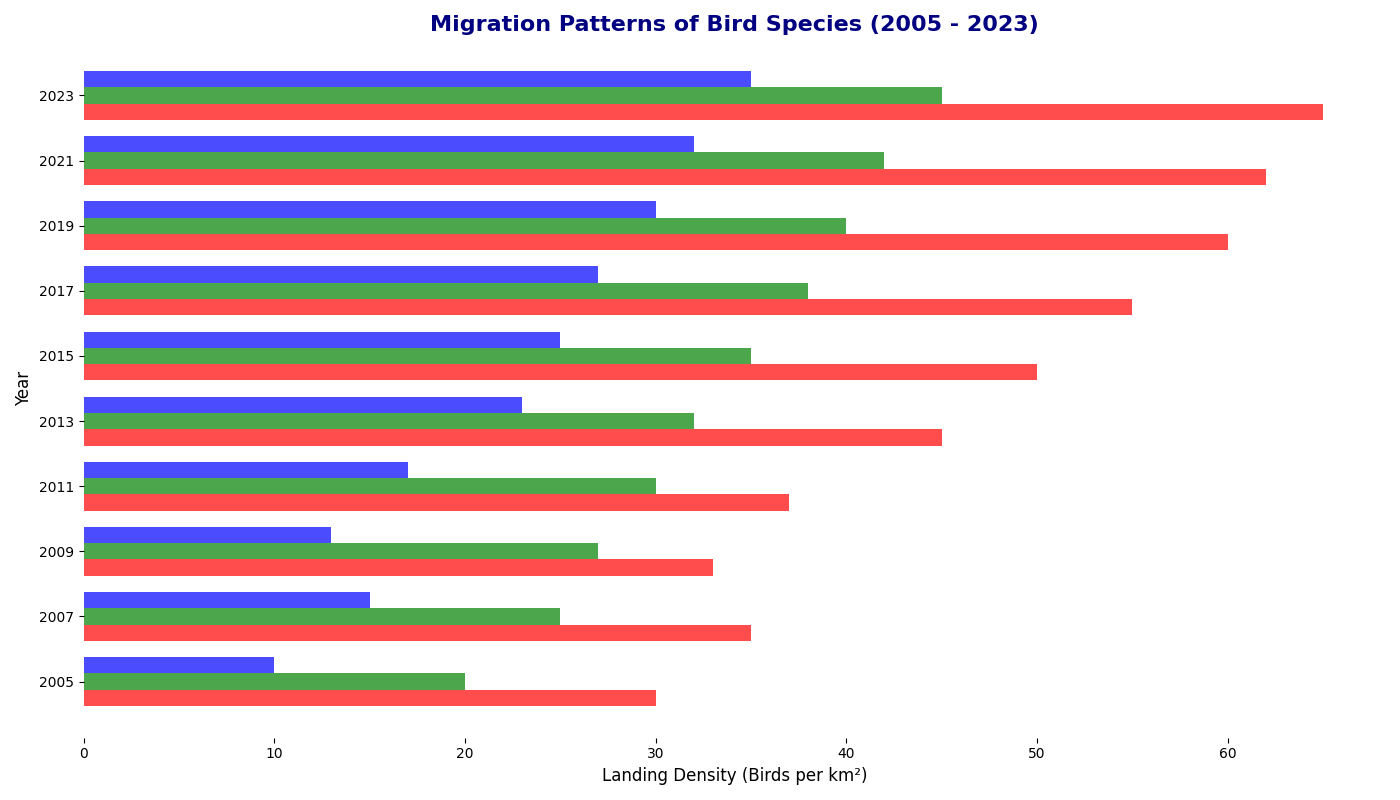

Python code for this plot:
import matplotlib.pyplot as plt
import numpy as np

years = np.array([2005, 2007, 2009, 2011, 2013, 2015, 2017, 2019, 2021, 2023])

species_a_landing_density = np.array([30, 35, 33, 37, 45, 50, 55, 60, 62, 65])
species_b_landing_density = np.array([20, 25, 27, 30, 32, 35, 38, 40, 42, 45])
species_c_landing_density = np.array([10, 15, 13, 17, 23, 25, 27, 30, 32, 35])

fig, ax = plt.subplots(figsize=(14, 8))

bar_width = 0.25
indices = np.arange(len(years))
ax.barh(indices, species_a_landing_density, bar_width, color='red', alpha=0.7)
ax.barh(indices + bar_width, species_b_landing_density, bar_width, color='green', alpha=0.7)
ax.barh(indices + 2 * bar_width, species_c_landing_density, bar_width, color='blue', alpha=0.7)

ax.set_title('Migration Patterns of Bird Species (2005 - 2023)', fontsize=16, fontweight='bold', color='navy')
ax.set_xlabel('Landing Density (Birds per km²)', fontsize=12)
ax.set_ylabel('Year', fontsize=12)
ax.set_yticks(indices + bar_width)
ax.set_yticklabels(years)

ax.spines['top'].set_visible(False)
ax.spines['right'].set_visible(False)
ax.spines['left'].set_visible(False)
ax.spines['bottom'].set_visible(False)

plt.tight_layout()
plt.show()
